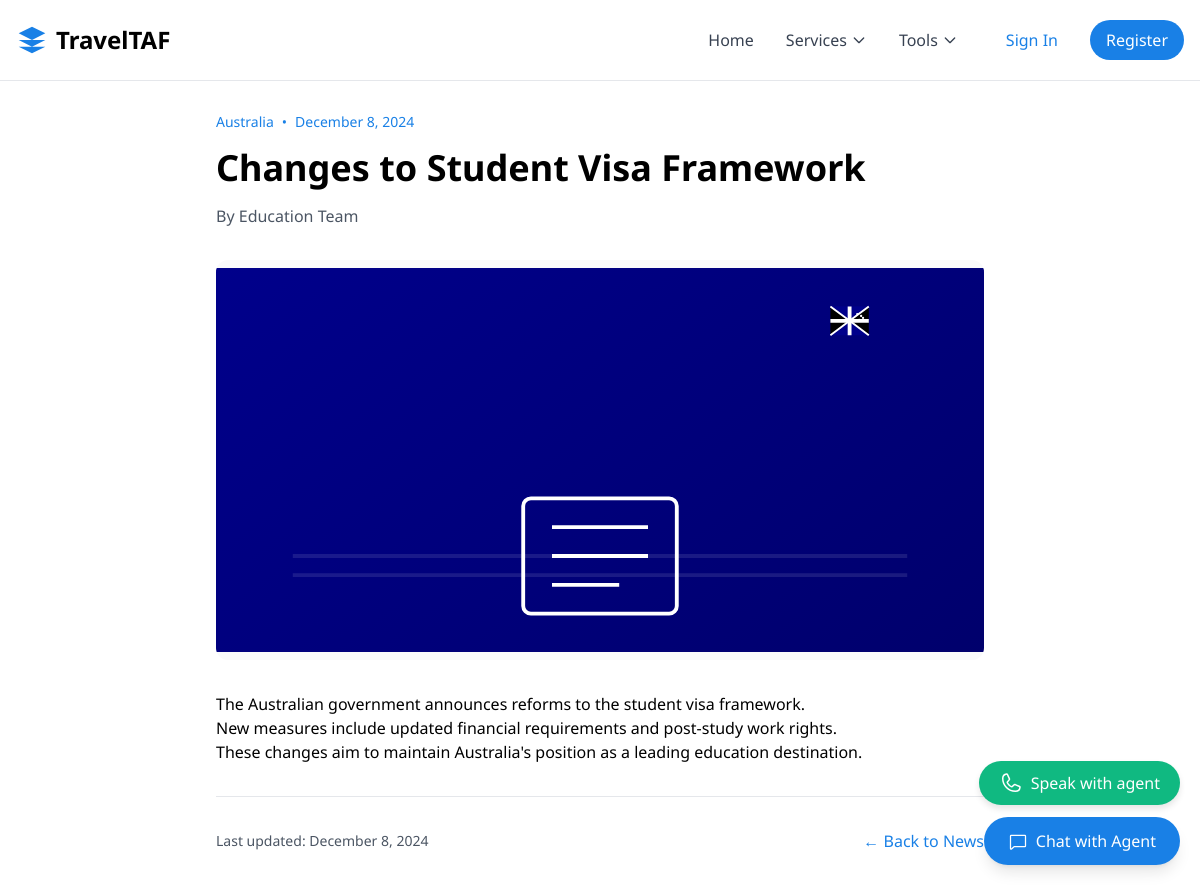
Page /news/changes-to-student-visa-framework/ on the committed database.
### news/models.py (models this page shows, shortened)
class News(models.Model):
    title = models.CharField(max_length=255)
    slug = models.SlugField(unique=True)
    content = models.TextField()
    category = models.ForeignKey(NewsCategory, on_delete=models.CASCADE, related_name='news')
    published_date = models.DateTimeField(auto_now_add=True)
    updated_date = models.DateTimeField(auto_now=True)
    author = models.CharField(max_length=100)
    image = models.ImageField(upload_to='news_images/', null=True, blank=True)
    is_featured = models.BooleanField(default=False)
    is_published = models.BooleanField(default=True)
    class Meta:
        verbose_name_plural = "News Articles"
        ordering = ['-published_date']

class NewsCategory(models.Model):
    name = models.CharField(max_length=100)
    slug = models.SlugField(unique=True)
    description = models.TextField(blank=True)
    class Meta:
        verbose_name_plural = "News Categories"

### news/views.py (the view)
# urls.py: path('<slug:slug>/', views.NewsDetailView.as_view(), name='detail'),
class NewsDetailView(DetailView):
    model = News
    template_name = 'news/news_detail.html'
    context_object_name = 'news'

### templates/news/news_detail.html
{% extends 'base.html' %}
{% load static %}
{% block content %}
<div class="container mx-auto px-4 py-8">
    <article class="max-w-3xl mx-auto">
        <header class="mb-8">
            <div class="flex items-center text-sm text-[#1980e6] mb-4">
                <span>{{ news.category.name }}</span>
                <span class="mx-2">•</span>
                <time>{{ news.published_date|date:"F j, Y" }}</time>
            </div>
            <h1 class="text-4xl font-bold mb-4">{{ news.title }}</h1>
            <div class="flex items-center text-gray-600">
                <span>By {{ news.author }}</span>
            </div>
        </header>
        {% if news.image %}
            <div class="mb-8">
                <img src="{{ news.image.url }}"
                     alt="{{ news.title }}"
                     class="w-full h-[400px] object-cover rounded-xl shadow-lg">
            </div>
        {% else %}
            <div class="mb-8">
                <img src="{% static 'images/svg/news_icons/'|add:news.category.slug|add:'.svg' %}"
                     alt="{{ news.category.name }} News"
                     class="w-full h-[400px] object-contain bg-gray-50 rounded-xl">
            </div>
        {% endif %}
        <div class="prose max-w-none">
            {{ news.content|linebreaks }}
        </div>
        <footer class="mt-8 pt-8 border-t">
            <div class="flex justify-between items-center">
                <div class="text-sm text-gray-600">
                    Last updated: {{ news.updated_date|date:"F j, Y" }}
                </div>
                <a href="{% url 'news:list' %}"
                   class="text-[#1980e6] hover:text-blue-700">
                    ← Back to News
                </a>
            </div>
        </footer>
    </article>
</div>
{% endblock %}

### static/css/index.css (style rules this page uses)
body { font-family: "Noto Serif", "Noto Sans", sans-serif; }

### templates/base.html (style rules this page uses)
body { font-family: 'Noto Sans', sans-serif; }

### rows in the picture
News: category.name "Australia", published_date "December 8, 2024", title "Changes to Student Visa Framework", author "Education Team", content "The Australian government announces reforms to the student visa framework. New measures include updated financial requirements and post-study work rights. These changes aim to maintain Australia's position as a leading education destination.", updated_date "December 8, 2024"
